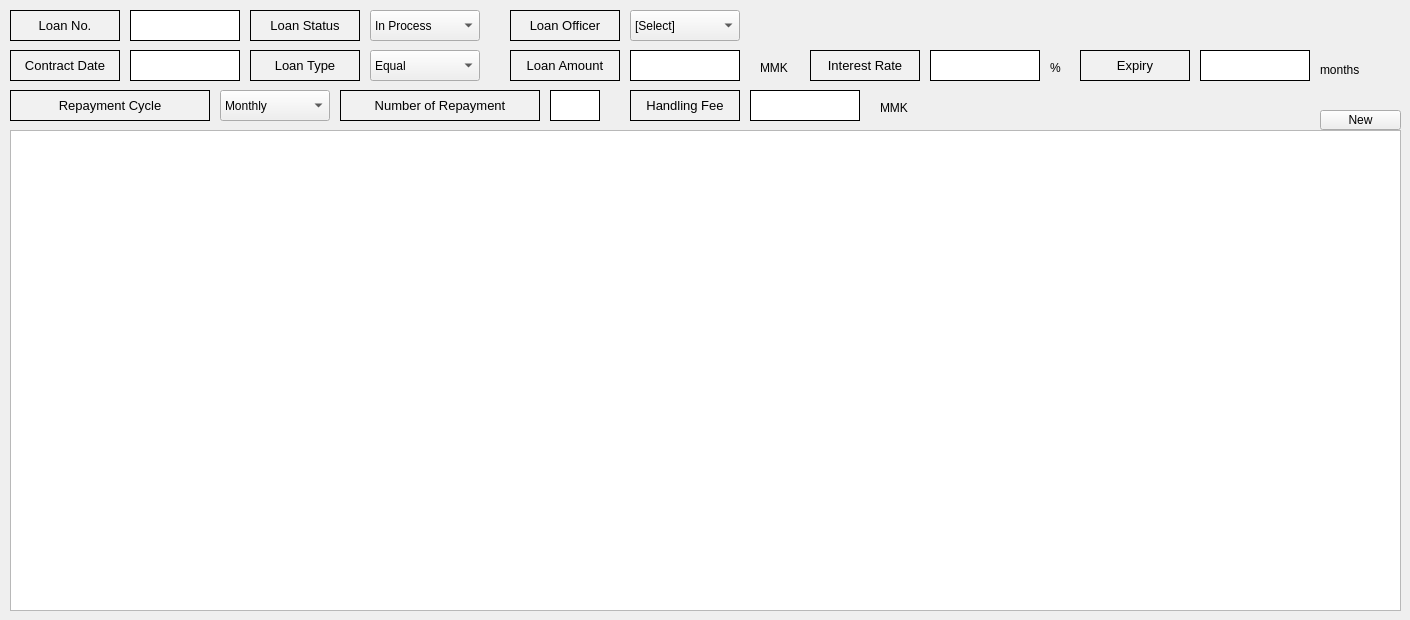
    <widget class="QWidget" name="tab_3">
     <attribute name="title">
      <string>Surety Management</string>
     </attribute>
     <widget class="QTableWidget" name="tableWidget_4">
      <property name="geometry">
       <rect>
        <x>10</x>
        <y>130</y>
        <width>1391</width>
        <height>481</height>
       </rect>
      </property>
      <property name="minimumSize">
       <size>
        <width>1251</width>
        <height>0</height>
       </size>
      </property>
      <attribute name="horizontalHeaderVisible">
       <bool>false</bool>
      </attribute>
      <attribute name="horizontalHeaderCascadingSectionResizes">
       <bool>false</bool>
      </attribute>
      <attribute name="horizontalHeaderDefaultSectionSize">
       <number>130</number>
      </attribute>
     </widget>
     <widget class="QPushButton" name="pushButton_11">
      <property name="geometry">
       <rect>
        <x>1320</x>
        <y>110</y>
        <width>81</width>
        <height>20</height>
       </rect>
      </property>
      <property name="text">
       <string>New</string>
      </property>
     </widget>
     <widget class="QLabel" name="label_41">
      <property name="geometry">
       <rect>
        <x>630</x>
        <y>90</y>
        <width>110</width>
        <height>31</height>
       </rect>
      </property>
      <property name="minimumSize">
       <size>
        <width>110</width>
        <height>0</height>
       </size>
      </property>
      <property name="maximumSize">
       <size>
        <width>110</width>
        <height>16777215</height>
       </size>
      </property>
      <property name="font">
       <font>
        <pointsize>10</pointsize>
       </font>
      </property>
      <property name="styleSheet">
       <string notr="true">background-color:rgb(241, 241, 241)</string>
      </property>
      <property name="frameShape">
       <enum>QFrame::Box</enum>
      </property>
      <property name="text">
       <string>Handling Fee</string>
      </property>
      <property name="alignment">
       <set>Qt::AlignCenter</set>
      </property>
     </widget>
     <widget class="QLabel" name="label_28">
      <property name="geometry">
       <rect>
        <x>130</x>
        <y>10</y>
        <width>110</width>
        <height>31</height>
       </rect>
      </property>
      <property name="minimumSize">
       <size>
        <width>110</width>
        <height>0</height>
       </size>
      </property>
      <property name="maximumSize">
       <size>
        <width>110</width>
        <height>16777215</height>
       </size>
      </property>
      <property name="styleSheet">
       <string notr="true">background-color:rgb(255, 255, 255)
</string>
      </property>
      <property name="frameShape">
       <enum>QFrame::Box</enum>
      </property>
      <property name="text">
       <string/>
      </property>
     </widget>
     <widget class="QLabel" name="label_52">
      <property name="geometry">
       <rect>
        <x>10</x>
        <y>10</y>
        <width>110</width>
        <height>31</height>
       </rect>
      </property>
      <property name="minimumSize">
       <size>
        <width>110</width>
        <height>0</height>
       </size>
      </property>
      <property name="maximumSize">
       <size>
        <width>110</width>
        <height>16777215</height>
       </size>
      </property>
      <property name="font">
       <font>
        <pointsize>10</pointsize>
       </font>
      </property>
      <property name="styleSheet">
       <string notr="true">background-color:rgb(241, 241, 241)</string>
      </property>
      <property name="frameShape">
       <enum>QFrame::Box</enum>
      </property>
      <property name="text">
       <string>Loan No.</string>
      </property>
      <property name="alignment">
       <set>Qt::AlignCenter</set>
      </property>
     </widget>
     <widget class="QLabel" name="label_53">
      <property name="geometry">
       <rect>
        <x>630</x>
        <y>50</y>
        <width>110</width>
        <height>31</height>
       </rect>
      </property>
      <property name="minimumSize">
       <size>
        <width>110</width>
        <height>0</height>
       </size>
      </property>
      <property name="maximumSize">
       <size>
        <width>110</width>
        <height>16777215</height>
       </size>
      </property>
      <property name="styleSheet">
       <string notr="true">background-color:rgb(255, 255, 255)
</string>
      </property>
      <property name="frameShape">
       <enum>QFrame::Box</enum>
      </property>
      <property name="text">
       <string/>
      </property>
     </widget>
     <widget class="QLabel" name="label_54">
      <property name="geometry">
       <rect>
        <x>510</x>
        <y>10</y>
        <width>110</width>
        <height>31</height>
       </rect>
      </property>
      <property name="minimumSize">
       <size>
        <width>110</width>
        <height>0</height>
       </size>
      </property>
      <property name="maximumSize">
       <size>
        <width>110</width>
        <height>16777215</height>
       </size>
      </property>
      <property name="font">
       <font>
        <pointsize>10</pointsize>
       </font>
      </property>
      <property name="styleSheet">
       <string notr="true">background-color:rgb(241, 241, 241)</string>
      </property>
      <property name="frameShape">
       <enum>QFrame::Box</enum>
      </property>
      <property name="text">
       <string>Loan Officer</string>
      </property>
      <property name="alignment">
       <set>Qt::AlignCenter</set>
      </property>
     </widget>
     <widget class="QComboBox" name="comboBox_5">
      <property name="geometry">
       <rect>
        <x>630</x>
        <y>10</y>
        <width>110</width>
        <height>31</height>
       </rect>
      </property>
      <property name="minimumSize">
       <size>
        <width>110</width>
        <height>0</height>
       </size>
      </property>
      <property name="maximumSize">
       <size>
        <width>110</width>
        <height>16777215</height>
       </size>
      </property>
      <property name="layoutDirection">
       <enum>Qt::LeftToRight</enum>
      </property>
      <item>
       <property name="text">
        <string>[Select]</string>
       </property>
      </item>
     </widget>
     <widget class="QLabel" name="label_55">
      <property name="geometry">
       <rect>
        <x>810</x>
        <y>50</y>
        <width>110</width>
        <height>31</height>
       </rect>
      </property>
      <property name="minimumSize">
       <size>
        <width>110</width>
        <height>0</height>
       </size>
      </property>
      <property name="maximumSize">
       <size>
        <width>110</width>
        <height>16777215</height>
       </size>
      </property>
      <property name="font">
       <font>
        <pointsize>10</pointsize>
       </font>
      </property>
      <property name="styleSheet">
       <string notr="true">background-color:rgb(241, 241, 241)</string>
      </property>
      <property name="frameShape">
       <enum>QFrame::Box</enum>
      </property>
      <property name="text">
       <string>Interest Rate</string>
      </property>
      <property name="alignment">
       <set>Qt::AlignCenter</set>
      </property>
     </widget>
     <widget class="QLabel" name="label_56">
      <property name="geometry">
       <rect>
        <x>10</x>
        <y>90</y>
        <width>200</width>
        <height>31</height>
       </rect>
      </property>
      <property name="minimumSize">
       <size>
        <width>200</width>
        <height>0</height>
       </size>
      </property>
      <property name="maximumSize">
       <size>
        <width>200</width>
        <height>16777215</height>
       </size>
      </property>
      <property name="font">
       <font>
        <pointsize>10</pointsize>
       </font>
      </property>
      <property name="styleSheet">
       <string notr="true">background-color:rgb(241, 241, 241)</string>
      </property>
      <property name="frameShape">
       <enum>QFrame::Box</enum>
      </property>
      <property name="text">
       <string>Repayment Cycle</string>
      </property>
      <property name="alignment">
       <set>Qt::AlignCenter</set>
      </property>
     </widget>
     <widget class="QLabel" name="label_57">
      <property name="geometry">
       <rect>
        <x>760</x>
        <y>60</y>
        <width>41</width>
        <height>16</height>
       </rect>
      </property>
      <property name="text">
       <string>MMK</string>
      </property>
     </widget>
     <widget class="QComboBox" name="comboBox_7">
      <property name="geometry">
       <rect>
        <x>370</x>
        <y>10</y>
        <width>110</width>
        <height>31</height>
       </rect>
      </property>
      <property name="minimumSize">
       <size>
        <width>110</width>
        <height>0</height>
       </size>
      </property>
      <property name="maximumSize">
       <size>
        <width>110</width>
        <height>16777215</height>
       </size>
      </property>
      <property name="layoutDirection">
       <enum>Qt::LeftToRight</enum>
      </property>
      <item>
       <property name="text">
        <string>In Process</string>
       </property>
      </item>
      <item>
       <property name="text">
        <string>연체</string>
       </property>
      </item>
     </widget>
     <widget class="QLabel" name="label_58">
      <property name="geometry">
       <rect>
        <x>930</x>
        <y>50</y>
        <width>110</width>
        <height>31</height>
       </rect>
      </property>
      <property name="minimumSize">
       <size>
        <width>110</width>
        <height>0</height>
       </size>
      </property>
      <property name="maximumSize">
       <size>
        <width>110</width>
        <height>16777215</height>
       </size>
      </property>
      <property name="styleSheet">
       <string notr="true">background-color:rgb(255, 255, 255)
</string>
      </property>
      <property name="frameShape">
       <enum>QFrame::Box</enum>
      </property>
      <property name="text">
       <string/>
      </property>
     </widget>
     <widget class="QLabel" name="label_59">
      <property name="geometry">
       <rect>
        <x>510</x>
        <y>50</y>
        <width>110</width>
        <height>31</height>
       </rect>
      </property>
      <property name="minimumSize">
       <size>
        <width>110</width>
        <height>0</height>
       </size>
      </property>
      <property name="maximumSize">
       <size>
        <width>110</width>
        <height>16777215</height>
       </size>
      </property>
      <property name="font">
       <font>
        <pointsize>10</pointsize>
       </font>
      </property>
      <property name="styleSheet">
       <string notr="true">background-color:rgb(241, 241, 241)</string>
      </property>
      <property name="frameShape">
       <enum>QFrame::Box</enum>
      </property>
      <property name="text">
       <string>Loan Amount</string>
      </property>
      <property name="alignment">
       <set>Qt::AlignCenter</set>
      </property>
     </widget>
     <widget class="QLabel" name="label_60">
      <property name="geometry">
       <rect>
        <x>1080</x>
        <y>50</y>
        <width>110</width>
        <height>31</height>
       </rect>
      </property>
      <property name="minimumSize">
       <size>
        <width>110</width>
        <height>0</height>
       </size>
      </property>
      <property name="maximumSize">
       <size>
        <width>110</width>
        <height>16777215</height>
       </size>
      </property>
      <property name="font">
       <font>
        <pointsize>10</pointsize>
       </font>
      </property>
      <property name="styleSheet">
       <string notr="true">background-color:rgb(241, 241, 241)</string>
      </property>
      <property name="frameShape">
       <enum>QFrame::Box</enum>
      </property>
      <property name="text">
       <string>Expiry</string>
      </property>
      <property name="alignment">
       <set>Qt::AlignCenter</set>
      </property>
     </widget>
     <widget class="QLabel" name="label_61">
      <property name="geometry">
       <rect>
        <x>880</x>
        <y>100</y>
        <width>41</width>
        <height>16</height>
       </rect>
      </property>
      <property name="text">
       <string>MMK</string>
      </property>
     </widget>
     <widget class="QLabel" name="label_62">
      <property name="geometry">
       <rect>
        <x>10</x>
        <y>50</y>
        <width>110</width>
        <height>31</height>
       </rect>
      </property>
      <property name="minimumSize">
       <size>
        <width>110</width>
        <height>0</height>
       </size>
      </property>
      <property name="maximumSize">
       <size>
        <width>110</width>
        <height>16777215</height>
       </size>
      </property>
      <property name="font">
       <font>
        <pointsize>10</pointsize>
       </font>
      </property>
      <property name="styleSheet">
       <string notr="true">background-color:rgb(241, 241, 241)</string>
      </property>
      <property name="frameShape">
       <enum>QFrame::Box</enum>
      </property>
      <property name="text">
       <string>Contract Date</string>
      </property>
      <property name="alignment">
       <set>Qt::AlignCenter</set>
      </property>
     </widget>
     <widget class="QLabel" name="label_63">
      <property name="geometry">
       <rect>
        <x>750</x>
        <y>90</y>
        <width>110</width>
        <height>31</height>
       </rect>
      </property>
      <property name="minimumSize">
       <size>
        <width>110</width>
        <height>0</height>
       </size>
      </property>
      <property name="maximumSize">
       <size>
        <width>110</width>
        <height>16777215</height>
       </size>
      </property>
      <property name="styleSheet">
       <string notr="true">background-color:rgb(255, 255, 255)
</string>
      </property>
      <property name="frameShape">
       <enum>QFrame::Box</enum>
      </property>
      <property name="text">
       <string/>
      </property>
     </widget>
     <widget class="QComboBox" name="comboBox_8">
      <property name="geometry">
       <rect>
        <x>220</x>
        <y>90</y>
        <width>110</width>
        <height>31</height>
       </rect>
      </property>
      <property name="minimumSize">
       <size>
        <width>110</width>
        <height>0</height>
       </size>
      </property>
      <property name="maximumSize">
       <size>
        <width>110</width>
        <height>16777215</height>
       </size>
      </property>
      <property name="layoutDirection">
       <enum>Qt::LeftToRight</enum>
      </property>
      <item>
       <property name="text">
        <string>Monthly</string>
       </property>
      </item>
      <item>
       <property name="text">
        <string>4 Week</string>
       </property>
      </item>
      <item>
       <property name="text">
        <string>2 Week</string>
       </property>
      </item>
      <item>
       <property name="text">
        <string>Weekly</string>
       </property>
      </item>
     </widget>
     <widget class="QLabel" name="label_64">
      <property name="geometry">
       <rect>
        <x>250</x>
        <y>10</y>
        <width>110</width>
        <height>31</height>
       </rect>
      </property>
      <property name="minimumSize">
       <size>
        <width>110</width>
        <height>0</height>
       </size>
      </property>
      <property name="maximumSize">
       <size>
        <width>110</width>
        <height>16777215</height>
       </size>
      </property>
      <property name="font">
       <font>
        <pointsize>10</pointsize>
       </font>
      </property>
      <property name="styleSheet">
       <string notr="true">background-color:rgb(241, 241, 241)</string>
      </property>
      <property name="frameShape">
       <enum>QFrame::Box</enum>
      </property>
      <property name="text">
       <string>Loan Status</string>
      </property>
      <property name="alignment">
       <set>Qt::AlignCenter</set>
      </property>
     </widget>
     <widget class="QComboBox" name="comboBox_9">
      <property name="geometry">
       <rect>
        <x>370</x>
        <y>50</y>
        <width>110</width>
        <height>31</height>
       </rect>
      </property>
      <property name="minimumSize">
       <size>
        <width>110</width>
        <height>0</height>
       </size>
      </property>
      <property name="maximumSize">
       <size>
        <width>110</width>
        <height>16777215</height>
       </size>
      </property>
      <property name="layoutDirection">
       <enum>Qt::LeftToRight</enum>
      </property>
      <item>
       <property name="text">
        <string>Equal</string>
       </property>
      </item>
      <item>
       <property name="text">
        <string>Equal Principal</string>
       </property>
      </item>
      <item>
       <property name="text">
        <string>Bullet</string>
       </property>
      </item>
     </widget>
     <widget class="QLabel" name="label_65">
      <property name="geometry">
       <rect>
        <x>1200</x>
        <y>50</y>
        <width>110</width>
        <height>31</height>
       </rect>
      </property>
      <property name="minimumSize">
       <size>
        <width>110</width>
        <height>0</height>
       </size>
      </property>
      <property name="maximumSize">
       <size>
        <width>110</width>
        <height>16777215</height>
       </size>
      </property>
      <property name="styleSheet">
       <string notr="true">background-color:rgb(255, 255, 255)
</string>
      </property>
      <property name="frameShape">
       <enum>QFrame::Box</enum>
      </property>
      <property name="text">
       <string/>
      </property>
     </widget>
     <widget class="QLabel" name="label_66">
      <property name="geometry">
       <rect>
        <x>550</x>
        <y>90</y>
        <width>50</width>
        <height>31</height>
       </rect>
      </property>
      <property name="minimumSize">
       <size>
        <width>50</width>
        <height>0</height>
       </size>
      </property>
      <property name="maximumSize">
       <size>
        <width>50</width>
        <height>16777215</height>
       </size>
      </property>
      <property name="styleSheet">
       <string notr="true">background-color:rgb(255, 255, 255)
</string>
      </property>
      <property name="frameShape">
       <enum>QFrame::Box</enum>
      </property>
      <property name="text">
       <string/>
      </property>
     </widget>
     <widget class="QLabel" name="label_67">
      <property name="geometry">
       <rect>
        <x>1320</x>
        <y>60</y>
        <width>41</width>
        <height>20</height>
       </rect>
      </property>
      <property name="text">
       <string>months</string>
      </property>
     </widget>
     <widget class="QLabel" name="label_68">
      <property name="geometry">
       <rect>
        <x>130</x>
        <y>50</y>
        <width>110</width>
        <height>31</height>
       </rect>
      </property>
      <property name="minimumSize">
       <size>
        <width>110</width>
        <height>0</height>
       </size>
      </property>
      <property name="maximumSize">
       <size>
        <width>110</width>
        <height>16777215</height>
       </size>
      </property>
      <property name="styleSheet">
       <string notr="true">background-color:rgb(255, 255, 255)
</string>
      </property>
      <property name="frameShape">
       <enum>QFrame::Box</enum>
      </property>
      <property name="text">
       <string/>
      </property>
     </widget>
     <widget class="QLabel" name="label_69">
      <property name="geometry">
       <rect>
        <x>250</x>
        <y>50</y>
        <width>110</width>
        <height>31</height>
       </rect>
      </property>
      <property name="minimumSize">
       <size>
        <width>110</width>
        <height>0</height>
       </size>
      </property>
      <property name="maximumSize">
       <size>
        <width>110</width>
        <height>16777215</height>
       </size>
      </property>
      <property name="font">
       <font>
        <pointsize>10</pointsize>
       </font>
      </property>
      <property name="styleSheet">
       <string notr="true">background-color:rgb(241, 241, 241)</string>
      </property>
      <property name="frameShape">
       <enum>QFrame::Box</enum>
      </property>
      <property name="text">
       <string>Loan Type</string>
      </property>
      <property name="alignment">
       <set>Qt::AlignCenter</set>
      </property>
     </widget>
     <widget class="QLabel" name="label_70">
      <property name="geometry">
       <rect>
        <x>340</x>
        <y>90</y>
        <width>200</width>
        <height>31</height>
       </rect>
      </property>
      <property name="minimumSize">
       <size>
        <width>200</width>
        <height>0</height>
       </size>
      </property>
      <property name="maximumSize">
       <size>
        <width>200</width>
        <height>16777215</height>
       </size>
      </property>
      <property name="font">
       <font>
        <pointsize>10</pointsize>
       </font>
      </property>
      <property name="styleSheet">
       <string notr="true">background-color:rgb(241, 241, 241)</string>
      </property>
      <property name="frameShape">
       <enum>QFrame::Box</enum>
      </property>
      <property name="text">
       <string>Number of Repayment</string>
      </property>
      <property name="alignment">
       <set>Qt::AlignCenter</set>
      </property>
     </widget>
     <widget class="QLabel" name="label_71">
      <property name="geometry">
       <rect>
        <x>1050</x>
        <y>60</y>
        <width>16</width>
        <height>16</height>
       </rect>
      </property>
      <property name="text">
       <string>%</string>
      </property>
     </widget>
    </widget>
